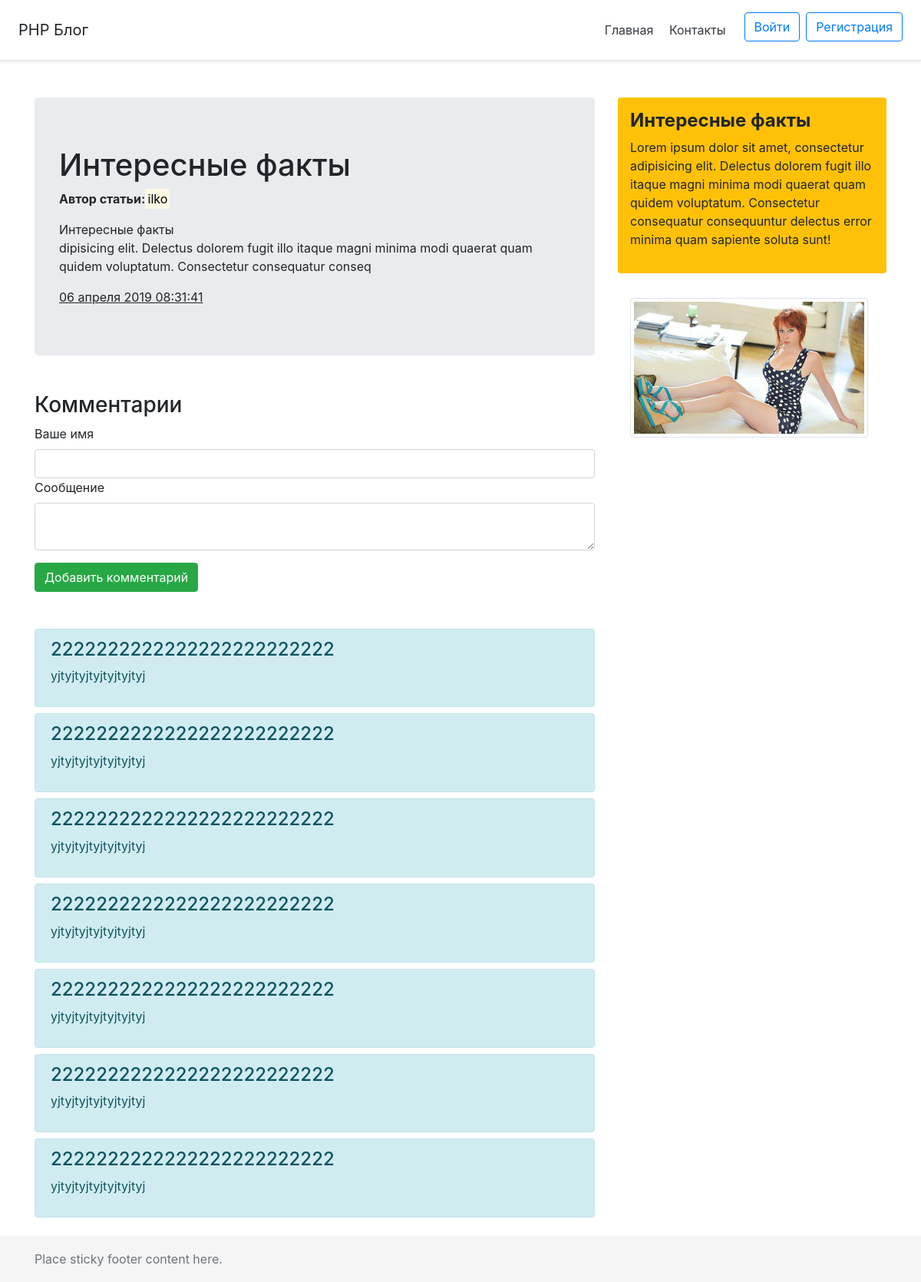
The page /news.php?id=7 on the database its author committed.
### tables this page shows
CREATE TABLE `articles` (
  `id` bigint(20) UNSIGNED NOT NULL,
  `title` varchar(255) NOT NULL,
  `intro` text NOT NULL,
  `atext` text NOT NULL,
  `adate` bigint(20) UNSIGNED NOT NULL,
  `avtor` varchar(100) NOT NULL
);

CREATE TABLE `comments` (
  `id` bigint(20) UNSIGNED NOT NULL,
  `kname` varchar(100) NOT NULL,
  `mess` text NOT NULL,
  `article_id` bigint(20) UNSIGNED NOT NULL
);

### news.php (the view, shortened to what this page needs)
<!doctype html>
<html lang='ru'>
<?php
if(isset($_GET['id']) && !empty($_GET['id'])){
    try {
        require_once __DIR__ . '/mysql_connect.php';
        $sql = 'SELECT id FROM articles ORDER BY id DESC LIMIT 1';
        $sth = $dbh->prepare($sql);
        $res = $sth->execute([':id' => $_GET['id']]);
        $id = $sth->fetch(PDO::FETCH_OBJ)->id;
    } catch (Exception $e) {
        die($e->getMessage());
    }
}
?>
<?php if(isset($_GET['id']) && $_GET['id'] <= $id): ?>
    <head>
        <?php
            try {
                require_once __DIR__ . '/mysql_connect.php';
                $sql = 'SELECT * FROM articles WHERE id=:id';
                $sth = $dbh->prepare($sql);
                $res = $sth->execute([':id' => $_GET['id']]);
                $article = $sth->fetch(PDO::FETCH_OBJ);
            } catch (Exception $e) {
                die($e->getMessage());
            }
        require_once __DIR__ . '/blocks/head.php';
        ?>
    </head>
    <body>
    <?php require_once __DIR__ . '/blocks/header.php'; ?>
    <main class='container mt-5'>
        <div class='row'>
            <div class='col-md-8 mb-3'>
                <div class='jumbotron'>
                    <h1><?= $article->title; ?></h1>
                    <p><b>Автор статьи:</b><mark><?= $article->avtor; ?></mark></p>
                    <p>
                        <?= $article->intro; ?>
                        <br>
                        <?= $article->atext; ?>
                    </p>
                    <u>
                        <?php
                        $date = date( 'd ', $article->adate);
                        $arrMounthes = ['января','февраля','марта','апреля','мая','июня','июля','августа','сентября','октября','ноября','декабря'];
                        $date .= $arrMounthes[date('n', $article->adate)-1] . ' ';
                        echo $date .= date( 'Y H:i:s', $article->adate);
                        ?>
                    </u>
                </div>
                <h3 class="mt-5">Комментарии</h3>
                <form action="/news.php?id=<?= $article->id; ?>" method="post">
                    <label for="kname">Ваше имя</label>
                    <input type="text" name="kname" id="kname" class="form-control" value="<?= $_COOKIE['login']; ?>">
                    <label for="mess">Сообщение</label>
                    <textarea name="mess" id="mess" class="form-control"></textarea>
                    <button type="submit" id="mess_send" class="btn btn-success mt-3 mb-5">
                        Добавить комментарий
                    </button>
                </form>
                <?php
                require_once __DIR__ . '/mysql_connect.php';
                try {
                    $sql = 'SELECT * FROM comments WHERE article_id=:id ORDER BY id DESC';
                    $sth = $dbh->prepare($sql);
                    $res = $sth->execute([':id' => $_GET['id']]);
                    $objComments = $sth->fetchAll(PDO::FETCH_OBJ);
                } catch (Exception $e) {
                    die($e->getMessage());
                }
                ?>
                <?php foreach ($objComments as $comment): ?>
                    <div class="alert alert-info mb-2">
                        <h4><?= $comment->kname; ?></h4>
                        <p><?= $comment->mess; ?></p>
                    </div>
                <?php endforeach; ?>
            </div>
            <?php require_once __DIR__ . '/blocks/aside.php'; ?>
        </div>
    </main>
    <?php require_once __DIR__ . '/blocks/footer.php'; ?>
<?php else: ?>
    <head></head>
    <h2>Статья не найдена!</h2>
<?php endif; ?>
</body>
</html>

### rows shown on the page
articles: title "Интересные факты", avtor "ilko", intro "Интересные факты", atext "dipisicing elit. Delectus dolorem fugit illo itaque magni minima modi quaerat quam quidem voluptatum. Consectetur consequatur conseq", adate "06 апреля 2019 08:31:41"
comments: kname "2222222222222222222222222", mess "yjtyjtyjtyjtyjtyjtyj"
comments: kname "2222222222222222222222222", mess "yjtyjtyjtyjtyjtyjtyj"
comments: kname "2222222222222222222222222", mess "yjtyjtyjtyjtyjtyjtyj"
comments: kname "2222222222222222222222222", mess "yjtyjtyjtyjtyjtyjtyj"
comments: kname "2222222222222222222222222", mess "yjtyjtyjtyjtyjtyjtyj"
comments: kname "2222222222222222222222222", mess "yjtyjtyjtyjtyjtyjtyj"
comments: kname "2222222222222222222222222", mess "yjtyjtyjtyjtyjtyjtyj"
